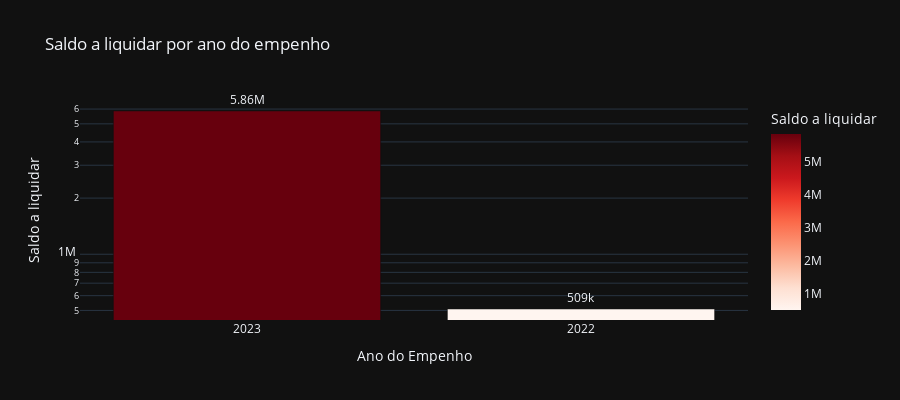

The cell this chart's notebook holds for it:
### Code cell
# Saldo a liquidar por ano
cols = ['ANO', 'A_LIQUIDAR']

df_aux = df.loc[:, cols].groupby('ANO').sum().sort_values(by= 'A_LIQUIDAR', ascending=False).reset_index()
df_aux = df_aux[df_aux['A_LIQUIDAR'] > 0]
fig = px.bar(df_aux, 
             x='ANO', 
             y='A_LIQUIDAR',
             title='Saldo a liquidar por ano do empenho',
             labels={'ANO':'Ano do Empenho', 'A_LIQUIDAR':'Saldo a liquidar'},
             text_auto='.3s',
             height=400,
             log_y=True,
             color='A_LIQUIDAR',
             color_continuous_scale = 'reds',
             template='plotly_dark')
fig.update_traces(textposition = 'outside', cliponaxis = False, hovertemplate=None)
fig.update_layout(hovermode="x unified")

fig.show()

### Figure 1 — Plotly figure (JSON) as saved in the notebook; plotly's stock layout.template omitted (floating-point values rounded to 4 significant figures)
{"data": [{"alignmentgroup": "True", "cliponaxis": false, "legendgroup": "", "marker": {"color": [5859000.0, 508900.0], "coloraxis": "coloraxis", "pattern": {"shape": ""}}, "name": "", "offsetgroup": "", "orientation": "v", "showlegend": false, "textposition": "outside", "texttemplate": "%{y:.3s}", "type": "bar", "x": ["2023", "2022"], "xaxis": "x", "y": [5859000.0, 508900.0], "yaxis": "y"}], "layout": {"barmode": "relative", "coloraxis": {"colorbar": {"title": {"text": "Saldo a liquidar"}}, "colorscale": [[0, "rgb(255,245,240)"], [0.125, "rgb(254,224,210)"], [0.25, "rgb(252,187,161)"], [0.375, "rgb(252,146,114)"], [0.5, "rgb(251,106,74)"], [0.625, "rgb(239,59,44)"], [0.75, "rgb(203,24,29)"], [0.875, "rgb(165,15,21)"], [1, "rgb(103,0,13)"]]}, "height": 400, "hovermode": "x unified", "legend": {"tracegroupgap": 0}, "title": {"text": "Saldo a liquidar por ano do empenho"}, "xaxis": {"anchor": "y", "domain": [0, 1], "title": {"text": "Ano do Empenho"}}, "yaxis": {"anchor": "x", "domain": [0, 1], "title": {"text": "Saldo a liquidar"}, "type": "log"}}}
